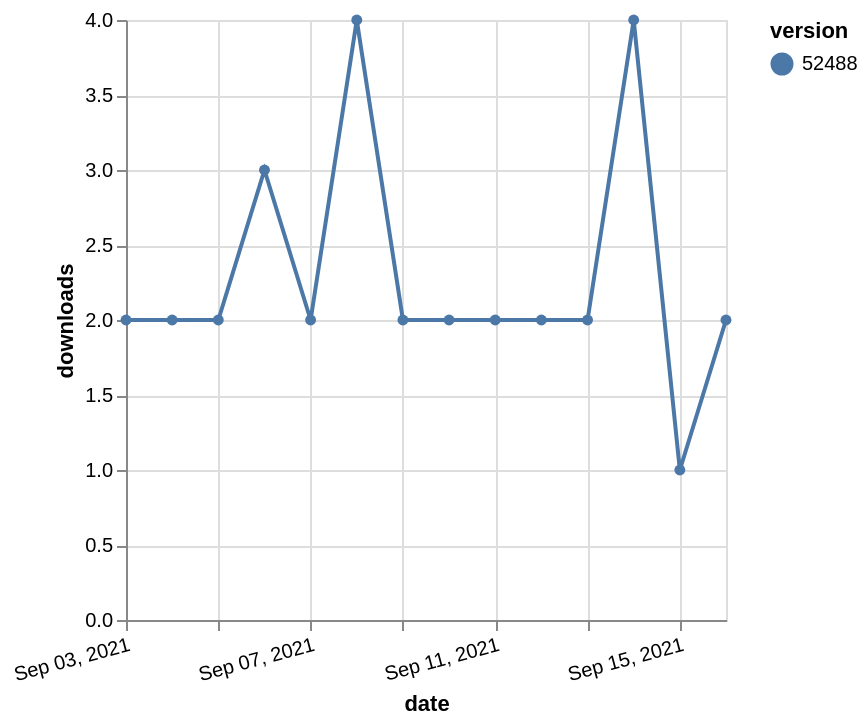

Vega-Lite specification stored for this chart:
### Vega-Lite specification from a JSON file in a GitHub repository (floating-point values rounded to 4 significant figures)
{"$schema": "https://vega.github.io/schema/vega-lite/v5.json", "description": "A simple bar chart with embedded data.", "data": {"values": [{"date": "2021-09-03", "total": 3373, "delta": 2, "version": "52488"}, {"date": "2021-09-04", "total": 3375, "delta": 2, "version": "52488"}, {"date": "2021-09-05", "total": 3377, "delta": 2, "version": "52488"}, {"date": "2021-09-06", "total": 3380, "delta": 3, "version": "52488"}, {"date": "2021-09-07", "total": 3382, "delta": 2, "version": "52488"}, {"date": "2021-09-08", "total": 3386, "delta": 4, "version": "52488"}, {"date": "2021-09-09", "total": 3388, "delta": 2, "version": "52488"}, {"date": "2021-09-10", "total": 3390, "delta": 2, "version": "52488"}, {"date": "2021-09-11", "total": 3392, "delta": 2, "version": "52488"}, {"date": "2021-09-12", "total": 3394, "delta": 2, "version": "52488"}, {"date": "2021-09-13", "total": 3396, "delta": 2, "version": "52488"}, {"date": "2021-09-14", "total": 3400, "delta": 4, "version": "52488"}, {"date": "2021-09-15", "total": 3401, "delta": 1, "version": "52488"}, {"date": "2021-09-16", "total": 3403, "delta": 2, "version": "52488"}]}, "width": "container", "mark": {"type": "line", "point": {"filled": true}}, "encoding": {"x": {"field": "date", "type": "temporal", "timeUnit": "yearmonthdate", "title": "date", "axis": {"labelAngle": -15}}, "y": {"field": "delta", "type": "quantitative", "title": "downloads"}, "color": {"field": "version", "type": "nominal"}, "tooltip": {"field": "delta"}}}
